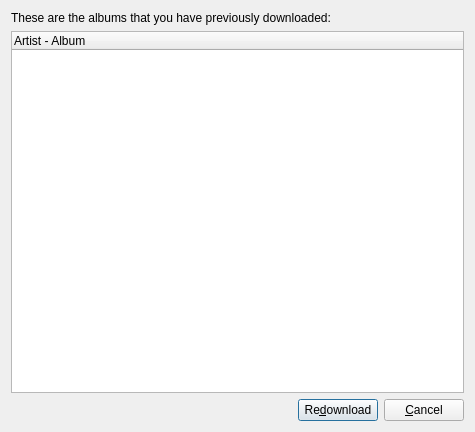
<ui version="4.0" >
 <class>magnatuneReDownloadDialogBase</class>
 <widget class="QDialog" name="magnatuneReDownloadDialogBase" >
  <property name="geometry" >
   <rect>
    <x>0</x>
    <y>0</y>
    <width>475</width>
    <height>432</height>
   </rect>
  </property>
  <property name="windowTitle" >
   <string>Redownload manager</string>
  </property>
  <layout class="QGridLayout" >
   <item row="0" column="0" colspan="3" >
    <widget class="QLabel" name="textLabel1" >
     <property name="text" >
      <string>These are the albums that you have previously downloaded:</string>
     </property>
     <property name="wordWrap" >
      <bool>false</bool>
     </property>
    </widget>
   </item>
   <item row="2" column="1" >
    <widget class="QPushButton" name="redownloadButton" >
     <property name="text" >
      <string>Re&amp;download</string>
     </property>
    </widget>
   </item>
   <item row="2" column="2" >
    <widget class="QPushButton" name="cancelButton" >
     <property name="text" >
      <string>&amp;Cancel</string>
     </property>
    </widget>
   </item>
   <item row="2" column="0" >
    <spacer>
     <property name="orientation" >
      <enum>Qt::Horizontal</enum>
     </property>
     <property name="sizeType" >
      <enum>QSizePolicy::Expanding</enum>
     </property>
     <property name="sizeHint" stdset="0" >
      <size>
       <width>170</width>
       <height>20</height>
      </size>
     </property>
    </spacer>
   </item>
   <item row="1" column="0" colspan="3" >
    <widget class="QTreeWidget" name="redownloadListView" >
     <column>
      <property name="text" >
       <string>Artist - Album</string>
      </property>
     </column>
    </widget>
   </item>
  </layout>
 </widget>
 <layoutdefault spacing="6" margin="11" />
 <resources/>
 <connections>
  <connection>
   <sender>redownloadButton</sender>
   <signal>clicked()</signal>
   <receiver>magnatuneReDownloadDialogBase</receiver>
   <slot>redownload()</slot>
   <hints>
    <hint type="sourcelabel" >
     <x>20</x>
     <y>20</y>
    </hint>
    <hint type="destinationlabel" >
     <x>20</x>
     <y>20</y>
    </hint>
   </hints>
  </connection>
  <connection>
   <sender>cancelButton</sender>
   <signal>clicked()</signal>
   <receiver>magnatuneReDownloadDialogBase</receiver>
   <slot>reject()</slot>
   <hints>
    <hint type="sourcelabel" >
     <x>20</x>
     <y>20</y>
    </hint>
    <hint type="destinationlabel" >
     <x>20</x>
     <y>20</y>
    </hint>
   </hints>
  </connection>
 </connections>
</ui>
